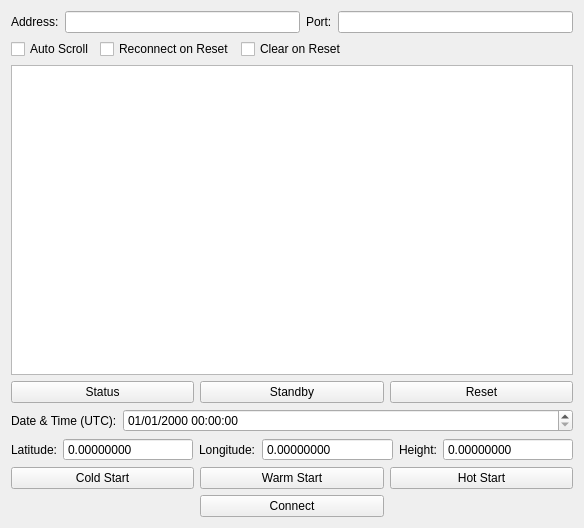
<?xml version="1.0" encoding="UTF-8"?>
<ui version="4.0">
 <class>TelecommandWidget</class>
 <widget class="QWidget" name="TelecommandWidget">
  <property name="geometry">
   <rect>
    <x>0</x>
    <y>0</y>
    <width>584</width>
    <height>528</height>
   </rect>
  </property>
  <property name="windowTitle">
   <string>Telecommand</string>
  </property>
  <layout class="QVBoxLayout" name="verticalLayout">
   <item>
    <layout class="QHBoxLayout" name="horizontalLayout_1">
     <item>
      <widget class="QLabel" name="addressLabel">
       <property name="text">
        <string>Address:</string>
       </property>
      </widget>
     </item>
     <item>
      <widget class="QLineEdit" name="addressLineEdit"/>
     </item>
     <item>
      <widget class="QLabel" name="portLabel">
       <property name="text">
        <string>Port:</string>
       </property>
      </widget>
     </item>
     <item>
      <widget class="QLineEdit" name="portLineEdit"/>
     </item>
    </layout>
   </item>
   <item>
    <layout class="QHBoxLayout" name="horizontalLayout_2">
     <item>
      <widget class="QCheckBox" name="autoScrollCheckBox">
       <property name="text">
        <string>Auto Scroll</string>
       </property>
      </widget>
     </item>
     <item>
      <widget class="QCheckBox" name="reconnectCheckBox">
       <property name="text">
        <string>Reconnect on Reset</string>
       </property>
      </widget>
     </item>
     <item>
      <widget class="QCheckBox" name="clearCheckBox">
       <property name="text">
        <string>Clear on Reset</string>
       </property>
      </widget>
     </item>
     <item>
      <spacer name="horizontalSpacer">
       <property name="orientation">
        <enum>Qt::Horizontal</enum>
       </property>
       <property name="sizeHint" stdset="0">
        <size>
         <width>40</width>
         <height>20</height>
        </size>
       </property>
      </spacer>
     </item>
    </layout>
   </item>
   <item>
    <widget class="QPlainTextEdit" name="plainTextEdit">
     <property name="undoRedoEnabled">
      <bool>false</bool>
     </property>
     <property name="readOnly">
      <bool>true</bool>
     </property>
    </widget>
   </item>
   <item>
    <layout class="QHBoxLayout" name="horizontalLayout_3">
     <item>
      <widget class="QPushButton" name="statusPushButton">
       <property name="text">
        <string>Status</string>
       </property>
      </widget>
     </item>
     <item>
      <widget class="QPushButton" name="standbyPushButton">
       <property name="text">
        <string>Standby</string>
       </property>
      </widget>
     </item>
     <item>
      <widget class="QPushButton" name="resetPushButton">
       <property name="text">
        <string>Reset</string>
       </property>
      </widget>
     </item>
    </layout>
   </item>
   <item>
    <layout class="QHBoxLayout" name="horizontalLayout_4">
     <item>
      <widget class="QLabel" name="dateTImeLabel">
       <property name="text">
        <string>Date &amp; Time (UTC):</string>
       </property>
      </widget>
     </item>
     <item>
      <widget class="QDateTimeEdit" name="dateTimeEdit">
       <property name="sizePolicy">
        <sizepolicy hsizetype="Expanding" vsizetype="Fixed">
         <horstretch>0</horstretch>
         <verstretch>0</verstretch>
        </sizepolicy>
       </property>
       <property name="displayFormat">
        <string>dd/MM/yyyy HH:mm:ss</string>
       </property>
       <property name="timeSpec">
        <enum>Qt::UTC</enum>
       </property>
      </widget>
     </item>
    </layout>
   </item>
   <item>
    <layout class="QHBoxLayout" name="horizontalLayout_5">
     <item>
      <widget class="QLabel" name="latitudeLabel">
       <property name="text">
        <string>Latitude:</string>
       </property>
      </widget>
     </item>
     <item>
      <widget class="QDoubleSpinBox" name="latitudeDoubleSpinBox">
       <property name="sizePolicy">
        <sizepolicy hsizetype="Expanding" vsizetype="Fixed">
         <horstretch>0</horstretch>
         <verstretch>0</verstretch>
        </sizepolicy>
       </property>
       <property name="buttonSymbols">
        <enum>QAbstractSpinBox::NoButtons</enum>
       </property>
       <property name="accelerated">
        <bool>false</bool>
       </property>
       <property name="decimals">
        <number>8</number>
       </property>
       <property name="minimum">
        <double>-90.000000000000000</double>
       </property>
       <property name="maximum">
        <double>90.000000000000000</double>
       </property>
       <property name="singleStep">
        <double>0.000001000000000</double>
       </property>
      </widget>
     </item>
     <item>
      <widget class="QLabel" name="longitudeLabel">
       <property name="text">
        <string>Longitude:</string>
       </property>
      </widget>
     </item>
     <item>
      <widget class="QDoubleSpinBox" name="longitudeDoubleSpinBox">
       <property name="sizePolicy">
        <sizepolicy hsizetype="Expanding" vsizetype="Fixed">
         <horstretch>0</horstretch>
         <verstretch>0</verstretch>
        </sizepolicy>
       </property>
       <property name="buttonSymbols">
        <enum>QAbstractSpinBox::NoButtons</enum>
       </property>
       <property name="accelerated">
        <bool>false</bool>
       </property>
       <property name="decimals">
        <number>8</number>
       </property>
       <property name="minimum">
        <double>-180.000000000000000</double>
       </property>
       <property name="maximum">
        <double>180.000000000000000</double>
       </property>
       <property name="singleStep">
        <double>0.000001000000000</double>
       </property>
      </widget>
     </item>
     <item>
      <widget class="QLabel" name="heightLabel">
       <property name="text">
        <string>Height:</string>
       </property>
      </widget>
     </item>
     <item>
      <widget class="QDoubleSpinBox" name="heightDoubleSpinBox">
       <property name="sizePolicy">
        <sizepolicy hsizetype="Expanding" vsizetype="Fixed">
         <horstretch>0</horstretch>
         <verstretch>0</verstretch>
        </sizepolicy>
       </property>
       <property name="buttonSymbols">
        <enum>QAbstractSpinBox::NoButtons</enum>
       </property>
       <property name="decimals">
        <number>8</number>
       </property>
       <property name="maximum">
        <double>500000.000000000000000</double>
       </property>
       <property name="singleStep">
        <double>0.000001000000000</double>
       </property>
      </widget>
     </item>
    </layout>
   </item>
   <item>
    <layout class="QGridLayout" name="gridLayout">
     <item row="0" column="2">
      <widget class="QPushButton" name="hotStartPushButton">
       <property name="text">
        <string>Hot Start</string>
       </property>
      </widget>
     </item>
     <item row="0" column="0">
      <widget class="QPushButton" name="coldStartPushButton">
       <property name="text">
        <string>Cold Start</string>
       </property>
      </widget>
     </item>
     <item row="0" column="1">
      <widget class="QPushButton" name="warmStartPushButton">
       <property name="text">
        <string>Warm Start</string>
       </property>
      </widget>
     </item>
     <item row="1" column="1">
      <widget class="QPushButton" name="connectPushButton">
       <property name="text">
        <string>Connect</string>
       </property>
      </widget>
     </item>
    </layout>
   </item>
  </layout>
 </widget>
 <resources/>
 <connections/>
</ui>
